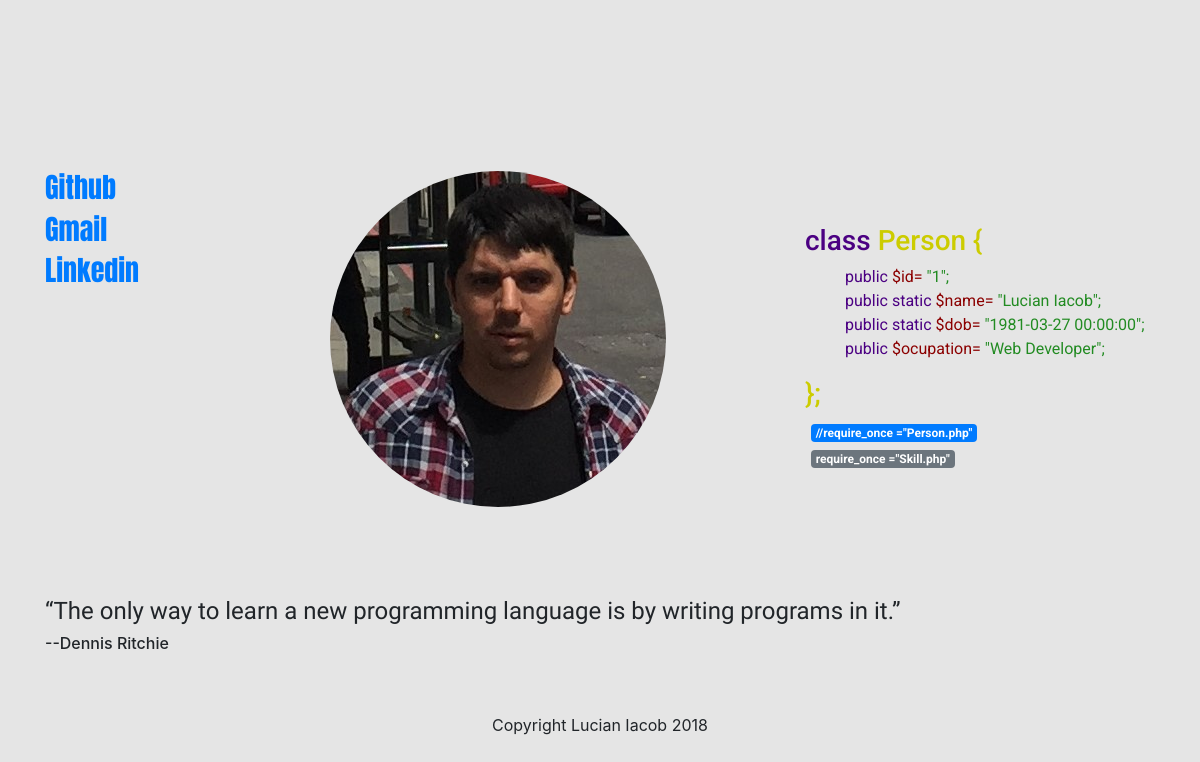
The page / on the database its author committed.
### tables this page shows
CREATE TABLE `member_type` (
  `name` varchar(255) DEFAULT NULL,
  `type` varchar(255) NOT NULL
);

### controllers/mainController.php (called while the page is built, shortened)
<?php
class mainController {
  public function index()
  {
    if(isset($_POST["className"])){
      $PersonData=App::get('database')->querryAll($_POST["className"], $_POST["className"]);
      $className =$_POST["className"];
    }
    else{
      $PersonData=App::get('database')->querryAll('person', "Person");
    }
    foreach ($PersonData[0] as $key => $value){
      if(isset($key))
      $alls[$key]=App::get('database')->querryWhere('member_type', 'MemberType', $key);
    }
    require __DIR__."/../views/index.view.php";
  }
}

### core/Router.php (called while the page is built, shortened)
<?php
class Router {
  protected $routes=[];
  public function define($routes){
     $this->routes = $routes;
  }
  public function delegate($uri){
    if (array_key_exists($uri, $this->routes)) {
      return $this->callController(...explode('@', $this->routes[$uri]));
    }
    return "views/404.php";
  }
  protected function callController ($controller, $method){
    $controller = new $controller;
    return $controller->$method();
  }
}

### index.php (called while the page is built, shortened)
<?php
Router::loadFile('routes.php')->delegate(Request::uri());

### core/App.php (called while the page is built, shortened)
<?php
class App {
  protected static $registry = [];
  public static function bind ($key, $value){
    static::$registry[$key]=$value;
  }
  public static function get($key){
    return static::$registry[$key];
  }
}

### core/database/QueryCreator.php (called while the page is built)
<?php
class QueryCreator {
  protected $db;
  public function __construct($db){
    $this -> db = $db;
  }
  public function querryAll($table, $className="Person"){
     $statement=$this -> db->prepare("select * from {$table}");
     $statement->execute();
     return $statement->fetchAll(PDO::FETCH_CLASS, "App\\Core\\{$className}");
  }
  public function querryWhere($table, $className="MemberType", $where_clause){
     $statement=$this -> db->prepare("select * from {$table} where name='$where_clause'");
     $statement->execute();
     return $statement->fetchAll(PDO::FETCH_CLASS, "App\\Core\\{$className}");
  }
}

### views/index.view.php (the view, shortened to what this page needs)
<?php include_once "partials/header.php"; ?>
<div class="container">
  <div class="row">
    <div class="col-sm-3 my-columns social-links">
      <a href="https://github.com/LucianIacobBc" target="_blank"><h3>Github</h3></a>
      <a href="https://plus.google.com/u/0/105397359621881076059"><h3>Gmail</h3></a>
      <a href="https://www.linkedin.com/in/lucian-iacob-9b0a1b21"><h3>Linkedin</h3></a>
    </div>
    <div class="col-sm-5  my-columns">
      <img src="../assets/images/my-picture.jpg" class="rounded-circle" alt="my-picture">
    </div>
    <div class="col-sm-12 col-md-4 my-columns my-description">
      <div class="my-columns" >
        <h3><span class="my-description-class-keyword">class</span> <span class="my-description-class-name"><?=$className ?> {</span></h3>
          <ul class="my-description-members">
            <?php foreach ($PersonData[0] as $key => $value): ?>
              <li>
                <?="<span class='my-description-members-visibility'>".$alls[$key][0]->type."</span><span class='my-description-members-name'> $".$key ?>=</span>
                    <span class="my-description-members-value">"<?=$value ?>";</span>
              </li>
            <?php endforeach; ?>
          </ul>
          <h3> <span class="my-description-class-name">};</span></h3>
            <form method="POST", action="/">
              <button class="call-my-description" type="submit"  value="Submit">  <span class="badge badge-secondary" id="person">require_once ="Person.php"</span></button><br>
            </form>
            <form method="POST", action="/">
              <button class="call-my-description" type="submit"  value="Submit">  <span class="badge badge-secondary" id="skill">require_once ="Skill.php"</span></span></button><br>
            </form>
          </div>
        </div>
      </div>
      <div class="geek-quote">
        <h4 style="">“The only way to learn a new programming language is by writing programs in it.”</h4>
        <h6>--Dennis Ritchie</h6>
      </div>
    </div>
    <?php require "partials/footer.php" ?>

### views/partials/header.php (shortened to what this page needs)
<!DOCTYPE html>
<html lang="en">
  <head>
    <link rel="stylesheet" href="https://maxcdn.bootstrapcdn.com/bootstrap/4.0.0/css/bootstrap.min.css">
    <link href="../../assets/css/main.css" rel="stylesheet">
    <link href="../../assets/css/footer.css" rel="stylesheet">
</head>
<body>

### views/partials/footer.php
<p class="copyright">Copyright Lucian Iacob <?=date('Y')?></p>
</body>
</html>

### assets/css/main.css (style rules this page uses)
body { background-color: #e5e5e5; background-repeat: no-repeat; background-size: cover; }
.my-columns { margin-top: 15%; }
.social-links { font-family: 'Anton', sans-serif; }
.geek-quote h4 { margin-top:90px; font-family: 'Indie Flower', cursive; }
.my-description { font-family: 'Roboto', sans-serif; }
.my-description-class-keyword { color: #4B0082; }
.my-description-class-name { color:#CCCC00; }
.my-description-members { list-style-type:none; }
.my-description-members-visibility { color: #4B0082; }
.my-description-members-name { color:#8B0000; }
.my-description-members-value { color:#228B22; }
.call-my-description { cursor: pointer; border:none; background-color:transparent; }

### assets/css/footer.css (style rules this page uses)
.copyright { text-align:center; margin-top:60px }

### rows shown on the page
member_type: type "public"
member_type: type "public static"
member_type: type "public static"
member_type: type "public"

### other values the page prints
$className "Person"
$key "id"
$value "1"
$key "name"
$value "Lucian Iacob"
$key "dob"
$value "1981-03-27 00:00:00"
$key "ocupation"
$value "Web Developer"
